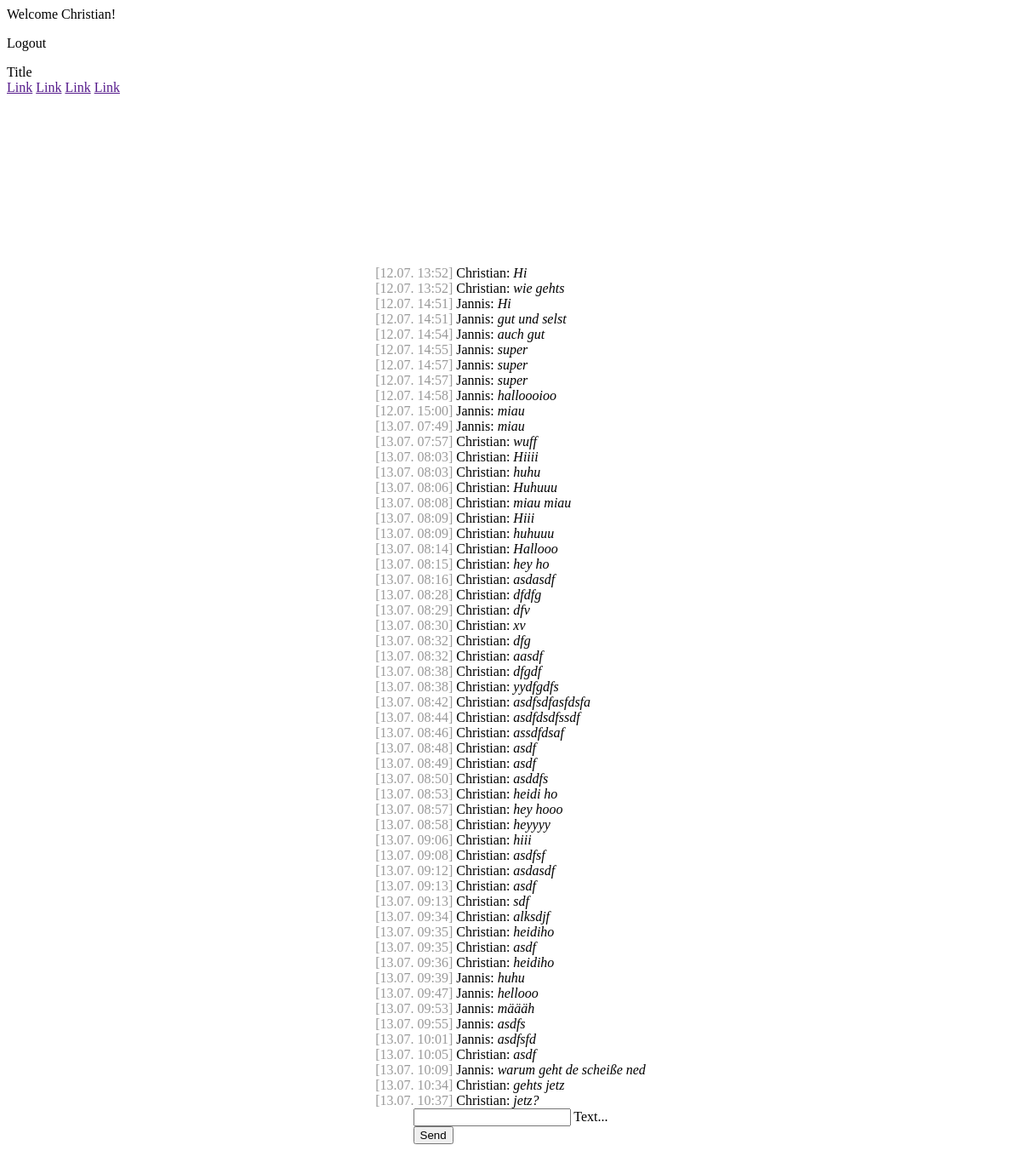
The page /chat/ (signed in) on the database as committed earlier.
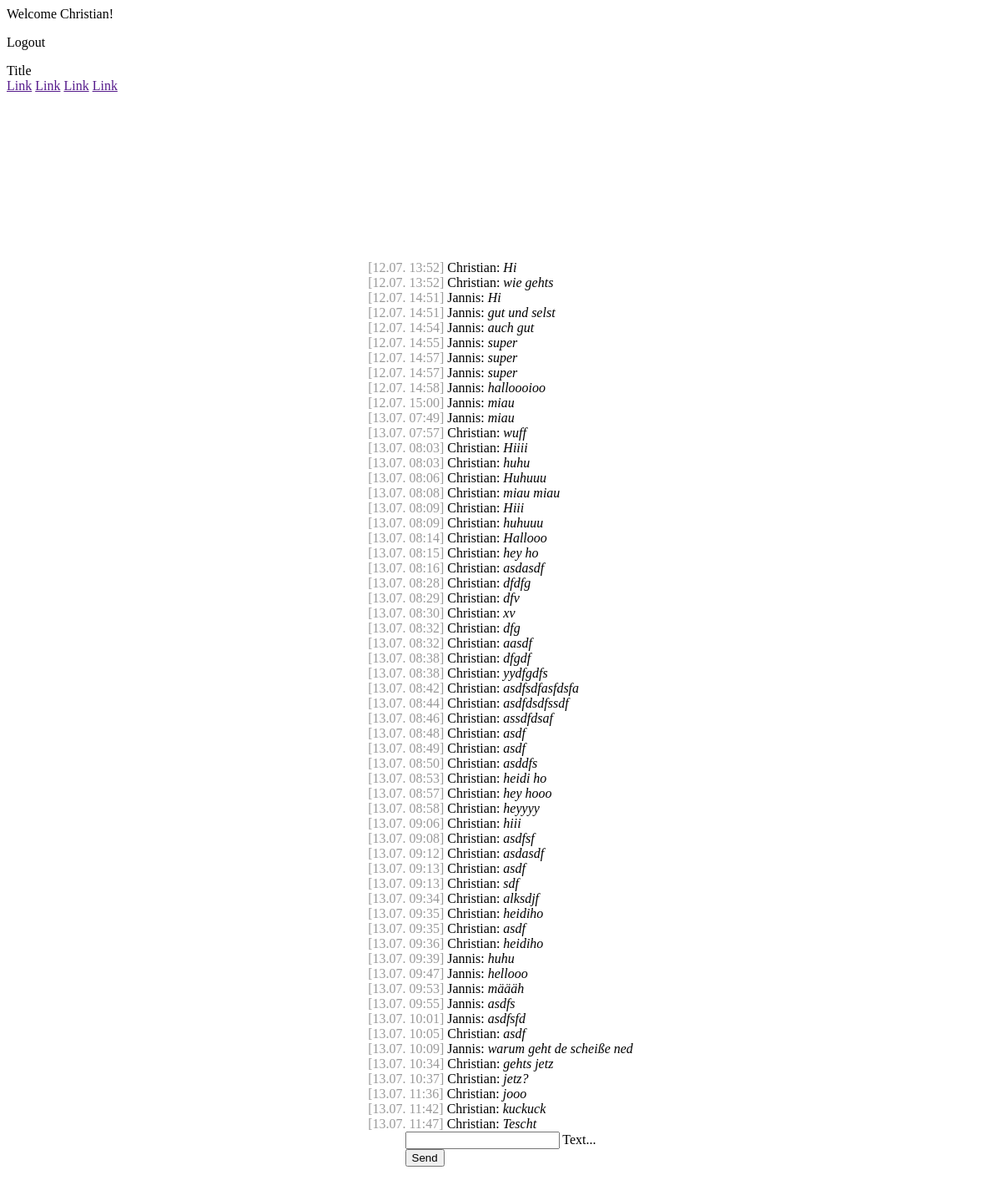
The same page on the database as committed later.
### chat/models.py (models this page shows)
class Message(models.Model):
    text = models.CharField(max_length=500)
    created_at = models.DateTimeField(default=datetime.now)
    chat = models.ForeignKey(Chat, on_delete=models.CASCADE, related_name='chat_message_set', default=None, blank=True, null=True)
    author = models.ForeignKey(settings.AUTH_USER_MODEL, on_delete=models.CASCADE, related_name='author_message_set')
    receiver = models.ForeignKey(settings.AUTH_USER_MODEL, on_delete=models.CASCADE, related_name='receiver_message_set')

### chat/views.py (the view, shortened to what this page needs)
# urls.py: path('chat/', index),
@login_required(login_url='/login/')
def index(request):
    chatMessages = Message.objects.filter(chat__id=1)
    return render(request, 'chat/index.html', {'messages': chatMessages})

### chat/templates/chat/index.html (shortened to what this page needs)
{% extends "base.html" %} {% block content %} {% if request.user.is_authenticated %}
<div id="messageContainer">
	{% for message in messages %}
	<div>
		<span class="color-gray">[{{ message.created_at|date:'d.m. H:i' }}]</span>
		{{ message.author.first_name }}: <i>{{ message.text }}</i>
	</div>
	{% endfor %}
</div>
<form onsubmit="sendMessage(); return false;" method="post">
	<div class="mdl-textfield mdl-js-textfield mdl-textfield--floating-label">
		<input class="mdl-textfield__input" type="text" id="messageField" name="textmessage" />
		<label class="mdl-textfield__label" for="messageField">Text...</label>
	</div>
	<button class="mdl-button mdl-js-button mdl-button--raised mdl-js-ripple-effect mdl-button--accent"> Send </button>
</form>
{% else %}
<h1>Not logged in</h1>
<p>
	You are currently not logged in. Please log in. <br />
	Please click <a href="/login/">here</a>.
</p>
{% endif %} {% endblock %}

Rows that differ between the two databases and show on the page:
added Message: created_at "13.07. 11:36", author.first_name "Christian", text "jooo"
added Message: created_at "13.07. 11:42", author.first_name "Christian", text "kuckuck"
added Message: created_at "13.07. 11:47", author.first_name "Christian", text "Tescht"
